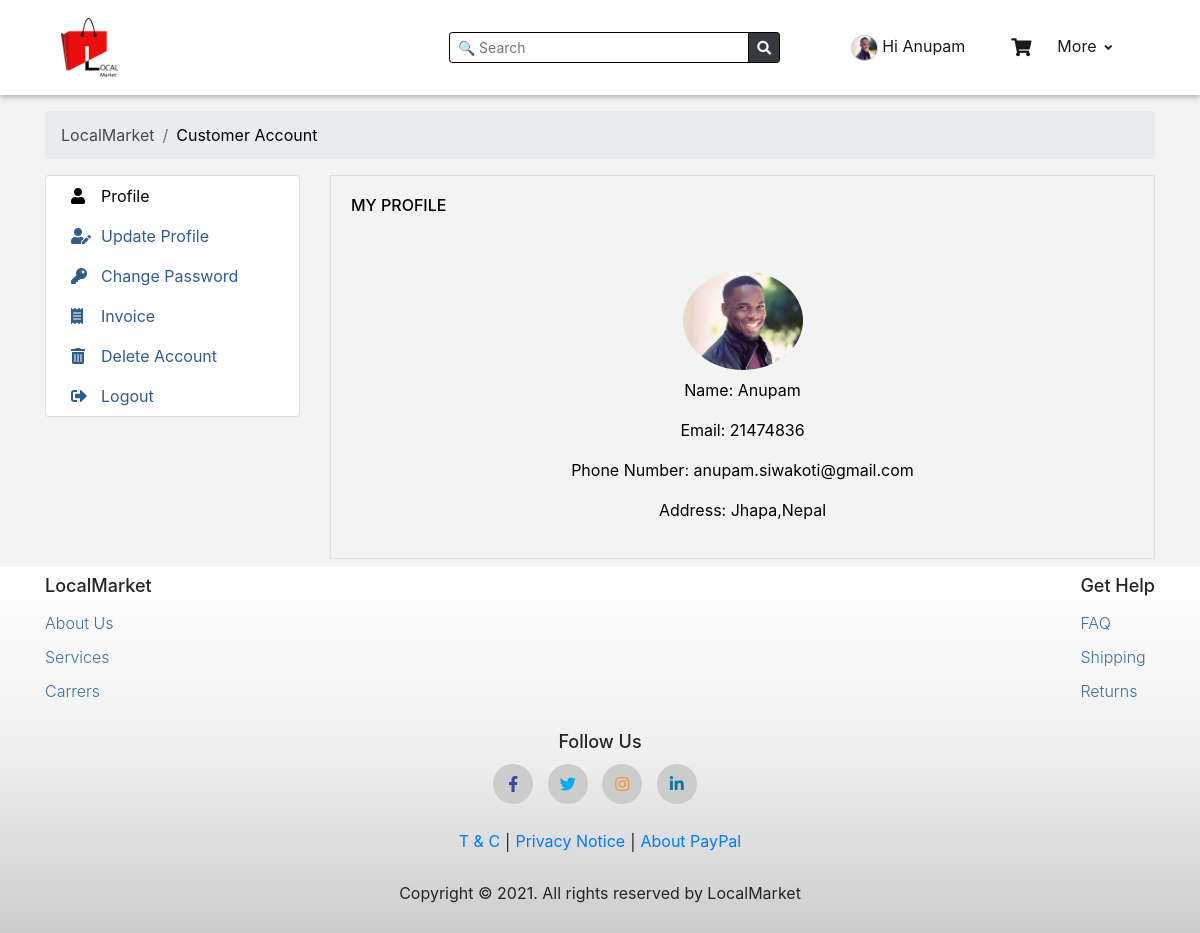
/customer_profile.php (signed in), run on the app's committed database.
### tables this page shows
CREATE TABLE `signup` (
  `customer_id` int(100) NOT NULL,
  `customer_name` varchar(100) NOT NULL,
  `customer_email` varchar(100) NOT NULL,
  `customer_address` varchar(100) NOT NULL,
  `phone_no` int(50) NOT NULL,
  `passwords` varchar(100) NOT NULL,
  `conf_password` varchar(100) NOT NULL,
  `token` varchar(100) NOT NULL,
  `statuss` varchar(100) NOT NULL,
  `imagee` varchar(100) NOT NULL
);

### customer_profile.php (the view, shortened to what this page needs)
<?php
include "navbar.php";
?>
<!DOCTYPE html>
<html lang="en">
<head>
    <link href="https://cdnjs.cloudflare.com/ajax/libs/font-awesome/5.15.3/css/all.min.css"
 rel="stylesheet" />
    <link rel="stylesheet" href="https://stackpath.bootstrapcdn.com/bootstrap/4.1.3/css/bootstrap.min.css"
>
    <link rel="stylesheet" href="style/style.css">
</head>
<?php include "config.php";?>
<body>
    <section class="customer-profile">
        <div class="container mt-3">
            <div class="row">
                <div class="col-md-12 col-12">
                    <nav aria-label="breadcrumb">
                        <ol class="breadcrumb">
                            <li class="breadcrumb-item"><a href="index.php" class="change-clr">LocalMarket</a></li>
                            <li class="breadcrumb-item active" aria-current="page">Customer Account</li>
                        </ol>
                    </nav>
                    <div class="row">
                        <div class="col-lg-3 col-md-4 d-md-block d-none ">
                            <div class="card right-side-nav">
                                <div class="row">
                                    <nav class="nav d-block pl-4">
                                        <a data-toggle="tab" class="nav-link active" href="#profile"><i
                                                class="fas fa-user"></i><span>Profile</span> </a>
                                        <a data-toggle="tab" class="nav-link" href="#updateProfile"><i
                                                class="fas fa-user-edit"></i><span>Update Profile</span> </a>
                                        <a data-toggle="tab" class="nav-link" href="#changePassword"><i
                                                class="fas fa-key"></i><span>Change
                                                Password</span> </a>
                                        <a data-toggle="tab" class="nav-link" href="#invoice"><i
                                                class="fas fa-receipt"></i></i><span>Invoice</span> </a>
                                        <a data-toggle="tab" class="nav-link" href="#deleteAccount"><i
                                                class="fas fa-trash-alt"></i><span>Delete Account</span> </a>
                                        <a data-toggle="tab" class="nav-link" href="#logout"><i
                                                class="fas fa-sign-out-alt"></i><span>Logout</span> </a>
                                    </nav>
                                </div>
                            </div>
                        </div>
                        <?php
                                $name =$_SESSION['id'];
                                $sql ="SELECT * FROM signup WHERE customer_id='$name' ";
                                $query=mysqli_query($conn,$sql);
                                $email_pass=mysqli_fetch_assoc($query);
                                $customer_name = $email_pass['customer_name'];
                                $phone = $email_pass['phone_no'];
                                $email = $email_pass['customer_email'];
                                $address = $email_pass['customer_address'];
                                $image = $email_pass['imagee'];
                        ?>
                        <div class="col-lg-9 col-md-8 d-md-block d-none">
                            <div class="card-body tab-content border ">
                                <div class="tab-pane active" id="profile">
                                    <h6>MY PROFILE</h6>
                                    <div class="text-center">
                                        <img class="img-fluid rounded-circle mt-5 mb-2" height="120px" width="120px"
                                            src="<?php echo $image ?>" alt="customer pic">
                                        <p>Name: <?php echo $customer_name ?> </p>
                                        <p>Email: <?php echo $phone?></p>
                                        <p>Phone Number: <?php echo $email ?> </p>
                                        <p>Address: <?php echo $address ?> </p>
                                    </div>
                                </div>
                            </div>
                        </div>
                    </div>
                </div>
            </div>
        </div>
    </section>
    <div class="footer-bg pt-2 mt-2">
        <div class="container">
            <?php include "footer.php" ?>
        </div>
    </div>
</body>
</html>

### navbar.php (shortened to what this page needs)
<?php
include "config.php";
?>
<!DOCTYPE html>
<html lang="en">
<head>
    <link rel="stylesheet" href="https://stackpath.bootstrapcdn.com/bootstrap/4.1.3/css/bootstrap.min.css"
>
    <link href="https://cdnjs.cloudflare.com/ajax/libs/font-awesome/5.15.3/css/all.min.css"
 rel="stylesheet" />
    <link rel="stylesheet" href="style/style.css">
</head>
<body>
    <div id="bg-light">
        <div class="container">
            <nav class="navbar navbar-expand-md navbar-light">
                <a class="navbar-brand mr-md-2 mr-lg-2 mr-0" href="index.php"><img src="images/logo.png" alt=""></a>
                <div class="collapse navbar-collapse" id="openSearchbar">
                </div>
                <div class="collapse navbar-collapse" id="openNavbar">
                    <form action="search.php" method="get" class="form-inline ml-auto mr-5 d-none d-md-flex my-4">
                        <div class="input-group input-group-sm">
                            <input type="text" class="form-control" name="search-product" id="increase-width"
                                placeholder="🔍 Search">
                            <div class="input-group-append">
                                <button type="submit" class="btn btn-dark" name="submit-search"> <i
                                        class="text-white fas fa-search"></i></button>
                            </div>
                        </div>
                    </form>
                    <ul class="navbar-nav">
                        <li class="nav-item">
                            <?php if(isset($_SESSION['username'])){
                                        $name =$_SESSION['id'];
                                        $sql ="SELECT * FROM signup WHERE customer_id='$name' ";
                                        $query=mysqli_query($conn,$sql);
                                        $email_pass=mysqli_fetch_assoc($query);
                                        $customer_name = $email_pass['customer_name'];
                                        $image = $email_pass['imagee'];
                                ?>
                            <a class="nav-link active text-center " href="customer_profile.php"><img
                                    src="<?php echo $image ?>" class="mr-1 rounded-circle" alt="">Hi
                                <?Php echo $customer_name?>
                            </a>
                            <?php   }?>
                        </li>
                        <li class="nav-item">
                            <a class="nav-link active text-center cart-item-basket mb-md-0 mb-2" href="cart.php"><i
                                    class="fas fa-shopping-cart basket"></i>
                            </a>
                        </li>
                        <li class="nav-item dropdown">
                            <a class="nav-link active text-center" href="#" id="navbarDropdown" role="button"
                                data-toggle="dropdown">
                                More<i class="fas fa-angle-down mr-1"></i>
                            </a>
                        </li>
                    </ul>
                </div>
            </nav>
        </div>
    </div>
</body>
</html>

### style/style.css (style rules this page uses)
body { background: #f3f3f3; }
html { scroll-behavior: smooth; }
#bg-light { background: #fff !important; -moz-box-shadow: 0 2px 6px #aaaaaa; -webkit-box-shadow: 0 2px 6px #aaaaaa; box-shadow: 0 2px 6px #aaaaaa; }
.navbar-nav img { width: 27px; height: 26px; border: 1px solid #ccc; }
.navbar-brand img { height: 60px; }
#increase-width { width: 400px !important; }
form input[type="text"] { border: 1px solid black !important; }
form button { border: 1px solid black !important; }
.navbar-nav li a { margin: 0 15px; }
.basket { font-size: 18px; margin-top: 4px; position: absolute; z-index: 999999; }
@media (max-width: 1220px) { #increase-width { width: 300px !important; } }
.fa-angle-down { padding-left: 8px; font-size: 12px; }
.customer-profile h6 { text-transform: uppercase; }
.customer-profile .change-clr { color: #474849; }
.customer-profile .active { color: black; }
.right-side-nav a { color: #325c8c; }
.right-side-nav nav i { position: absolute; padding-top: 4px; }
.right-side-nav nav span { position: relative; left: 30px; }
.customer-profile p { font-size: 16px; }
.btn, input, select { box-shadow: none !important; }

### style/footer.css (style rules this page uses)
.footer-bg { background: linear-gradient(#fff, #f0f0f0, #ccc); }

### data on the page
signup: imagee (picture), customer_name "Anupam", phone_no "21474836", customer_email "anupam.siwakoti@gmail.com", customer_address "Jhapa,Nepal"
